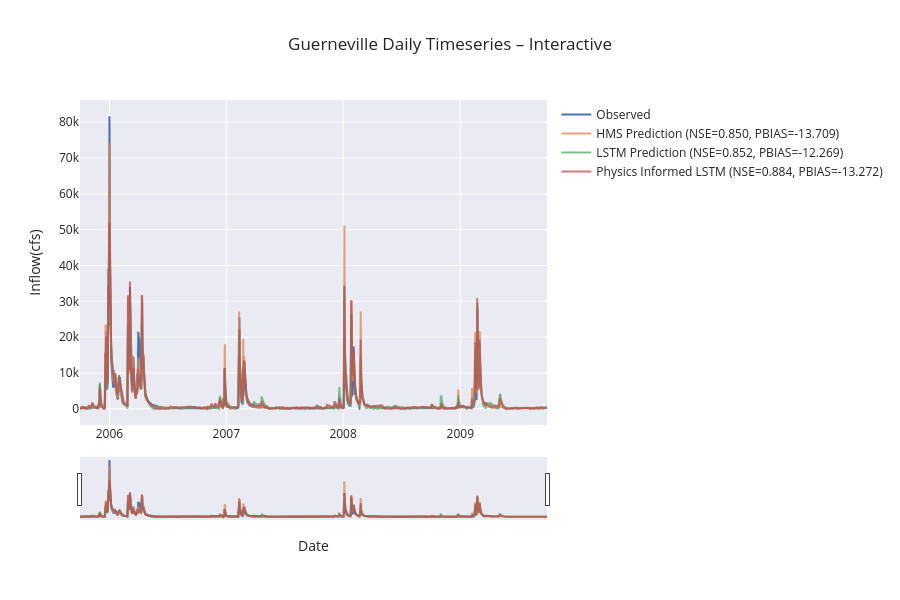

The notebook cell this image was saved under:
### Code cell
if not skip_best_model_test:
    plot_timeseries_comparison(source=(no_physics_test_csv, physics_test_csv, path_to_physics_data), title="Guerneville Daily Timeseries – Interactive", backend="plotly", metrics=metric_list, metrics_out="guerneville_daily_test_metrics.csv", ts_out="guerneville_daily_test_combined_ts.csv", legend_font=12, axis_font=22)
else:
    plot_timeseries_comparison(source=combined_df, title="Guerneville Daily Timeseries – Interactive", backend="plotly", metrics=metric_list, metrics_out="guerneville_daily_test_metrics.csv", ts_out="guerneville_daily_test_combined_ts.csv", legend_font=12, axis_font=22)

### Figure 1 — Plotly figure (JSON) as saved in the notebook; plotly's stock layout.template omitted (floating-point values rounded to 4 significant figures; data arrays with more than 128 entries replaced by an {"elided": "..."} marker saying what was removed)
{"data": [{"line": {"width": 2}, "mode": "lines", "name": "Observed", "x": {"elided": "1460 str values"}, "y": {"elided": "1460 float values"}, "type": "scatter"}, {"line": {"width": 2}, "mode": "lines", "name": "HMS Prediction (NSE=0.850, PBIAS=-13.709)", "opacity": 0.75, "x": {"elided": "1460 str values"}, "y": {"elided": "1460 float values"}, "type": "scatter"}, {"line": {"width": 2}, "mode": "lines", "name": "LSTM Prediction (NSE=0.852, PBIAS=-12.269)", "opacity": 0.75, "x": {"elided": "1460 str values"}, "y": {"elided": "1460 float values"}, "type": "scatter"}, {"line": {"width": 2}, "mode": "lines", "name": "Physics Informed LSTM (NSE=0.884, PBIAS=-13.272)", "opacity": 0.75, "x": {"elided": "1460 str values"}, "y": {"elided": "1460 float values"}, "type": "scatter"}], "layout": {"legend": {"font": {"size": 12}, "x": 1.02, "y": 1, "xanchor": "left", "yanchor": "top", "bgcolor": "rgba(0,0,0,0)"}, "xaxis": {"rangeslider": {"visible": true}, "title": {"text": "Date"}, "type": "date"}, "margin": {"r": 300}, "title": {"text": "Guerneville Daily Timeseries – Interactive"}, "height": 600, "yaxis": {"title": {"text": "Inflow(cfs)"}}, "hovermode": "x unified"}}
